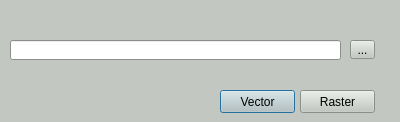
<?xml version="1.0" encoding="UTF-8"?>
<ui version="4.0">
 <class>Dialog_gpkg</class>
 <widget class="QDialog" name="Dialog_gpkg">
  <property name="windowModality">
   <enum>Qt::ApplicationModal</enum>
  </property>
  <property name="geometry">
   <rect>
    <x>0</x>
    <y>0</y>
    <width>400</width>
    <height>122</height>
   </rect>
  </property>
  <property name="palette">
   <palette>
    <active>
     <colorrole role="WindowText">
      <brush brushstyle="SolidPattern">
       <color alpha="255">
        <red>0</red>
        <green>0</green>
        <blue>0</blue>
       </color>
      </brush>
     </colorrole>
     <colorrole role="Button">
      <brush brushstyle="SolidPattern">
       <color alpha="255">
        <red>194</red>
        <green>200</green>
        <blue>193</blue>
       </color>
      </brush>
     </colorrole>
     <colorrole role="Light">
      <brush brushstyle="SolidPattern">
       <color alpha="255">
        <red>255</red>
        <green>255</green>
        <blue>255</blue>
       </color>
      </brush>
     </colorrole>
     <colorrole role="Midlight">
      <brush brushstyle="SolidPattern">
       <color alpha="255">
        <red>224</red>
        <green>227</green>
        <blue>224</blue>
       </color>
      </brush>
     </colorrole>
     <colorrole role="Dark">
      <brush brushstyle="SolidPattern">
       <color alpha="255">
        <red>97</red>
        <green>100</green>
        <blue>96</blue>
       </color>
      </brush>
     </colorrole>
     <colorrole role="Mid">
      <brush brushstyle="SolidPattern">
       <color alpha="255">
        <red>129</red>
        <green>133</green>
        <blue>129</blue>
       </color>
      </brush>
     </colorrole>
     <colorrole role="Text">
      <brush brushstyle="SolidPattern">
       <color alpha="255">
        <red>0</red>
        <green>0</green>
        <blue>0</blue>
       </color>
      </brush>
     </colorrole>
     <colorrole role="BrightText">
      <brush brushstyle="SolidPattern">
       <color alpha="255">
        <red>255</red>
        <green>255</green>
        <blue>255</blue>
       </color>
      </brush>
     </colorrole>
     <colorrole role="ButtonText">
      <brush brushstyle="SolidPattern">
       <color alpha="255">
        <red>0</red>
        <green>0</green>
        <blue>0</blue>
       </color>
      </brush>
     </colorrole>
     <colorrole role="Base">
      <brush brushstyle="SolidPattern">
       <color alpha="255">
        <red>255</red>
        <green>255</green>
        <blue>255</blue>
       </color>
      </brush>
     </colorrole>
     <colorrole role="Window">
      <brush brushstyle="SolidPattern">
       <color alpha="255">
        <red>194</red>
        <green>200</green>
        <blue>193</blue>
       </color>
      </brush>
     </colorrole>
     <colorrole role="Shadow">
      <brush brushstyle="SolidPattern">
       <color alpha="255">
        <red>0</red>
        <green>0</green>
        <blue>0</blue>
       </color>
      </brush>
     </colorrole>
     <colorrole role="AlternateBase">
      <brush brushstyle="SolidPattern">
       <color alpha="255">
        <red>224</red>
        <green>227</green>
        <blue>224</blue>
       </color>
      </brush>
     </colorrole>
     <colorrole role="ToolTipBase">
      <brush brushstyle="SolidPattern">
       <color alpha="255">
        <red>255</red>
        <green>255</green>
        <blue>220</blue>
       </color>
      </brush>
     </colorrole>
     <colorrole role="ToolTipText">
      <brush brushstyle="SolidPattern">
       <color alpha="255">
        <red>0</red>
        <green>0</green>
        <blue>0</blue>
       </color>
      </brush>
     </colorrole>
    </active>
    <inactive>
     <colorrole role="WindowText">
      <brush brushstyle="SolidPattern">
       <color alpha="255">
        <red>0</red>
        <green>0</green>
        <blue>0</blue>
       </color>
      </brush>
     </colorrole>
     <colorrole role="Button">
      <brush brushstyle="SolidPattern">
       <color alpha="255">
        <red>194</red>
        <green>200</green>
        <blue>193</blue>
       </color>
      </brush>
     </colorrole>
     <colorrole role="Light">
      <brush brushstyle="SolidPattern">
       <color alpha="255">
        <red>255</red>
        <green>255</green>
        <blue>255</blue>
       </color>
      </brush>
     </colorrole>
     <colorrole role="Midlight">
      <brush brushstyle="SolidPattern">
       <color alpha="255">
        <red>224</red>
        <green>227</green>
        <blue>224</blue>
       </color>
      </brush>
     </colorrole>
     <colorrole role="Dark">
      <brush brushstyle="SolidPattern">
       <color alpha="255">
        <red>97</red>
        <green>100</green>
        <blue>96</blue>
       </color>
      </brush>
     </colorrole>
     <colorrole role="Mid">
      <brush brushstyle="SolidPattern">
       <color alpha="255">
        <red>129</red>
        <green>133</green>
        <blue>129</blue>
       </color>
      </brush>
     </colorrole>
     <colorrole role="Text">
      <brush brushstyle="SolidPattern">
       <color alpha="255">
        <red>0</red>
        <green>0</green>
        <blue>0</blue>
       </color>
      </brush>
     </colorrole>
     <colorrole role="BrightText">
      <brush brushstyle="SolidPattern">
       <color alpha="255">
        <red>255</red>
        <green>255</green>
        <blue>255</blue>
       </color>
      </brush>
     </colorrole>
     <colorrole role="ButtonText">
      <brush brushstyle="SolidPattern">
       <color alpha="255">
        <red>0</red>
        <green>0</green>
        <blue>0</blue>
       </color>
      </brush>
     </colorrole>
     <colorrole role="Base">
      <brush brushstyle="SolidPattern">
       <color alpha="255">
        <red>255</red>
        <green>255</green>
        <blue>255</blue>
       </color>
      </brush>
     </colorrole>
     <colorrole role="Window">
      <brush brushstyle="SolidPattern">
       <color alpha="255">
        <red>194</red>
        <green>200</green>
        <blue>193</blue>
       </color>
      </brush>
     </colorrole>
     <colorrole role="Shadow">
      <brush brushstyle="SolidPattern">
       <color alpha="255">
        <red>0</red>
        <green>0</green>
        <blue>0</blue>
       </color>
      </brush>
     </colorrole>
     <colorrole role="AlternateBase">
      <brush brushstyle="SolidPattern">
       <color alpha="255">
        <red>224</red>
        <green>227</green>
        <blue>224</blue>
       </color>
      </brush>
     </colorrole>
     <colorrole role="ToolTipBase">
      <brush brushstyle="SolidPattern">
       <color alpha="255">
        <red>255</red>
        <green>255</green>
        <blue>220</blue>
       </color>
      </brush>
     </colorrole>
     <colorrole role="ToolTipText">
      <brush brushstyle="SolidPattern">
       <color alpha="255">
        <red>0</red>
        <green>0</green>
        <blue>0</blue>
       </color>
      </brush>
     </colorrole>
    </inactive>
    <disabled>
     <colorrole role="WindowText">
      <brush brushstyle="SolidPattern">
       <color alpha="255">
        <red>97</red>
        <green>100</green>
        <blue>96</blue>
       </color>
      </brush>
     </colorrole>
     <colorrole role="Button">
      <brush brushstyle="SolidPattern">
       <color alpha="255">
        <red>194</red>
        <green>200</green>
        <blue>193</blue>
       </color>
      </brush>
     </colorrole>
     <colorrole role="Light">
      <brush brushstyle="SolidPattern">
       <color alpha="255">
        <red>255</red>
        <green>255</green>
        <blue>255</blue>
       </color>
      </brush>
     </colorrole>
     <colorrole role="Midlight">
      <brush brushstyle="SolidPattern">
       <color alpha="255">
        <red>224</red>
        <green>227</green>
        <blue>224</blue>
       </color>
      </brush>
     </colorrole>
     <colorrole role="Dark">
      <brush brushstyle="SolidPattern">
       <color alpha="255">
        <red>97</red>
        <green>100</green>
        <blue>96</blue>
       </color>
      </brush>
     </colorrole>
     <colorrole role="Mid">
      <brush brushstyle="SolidPattern">
       <color alpha="255">
        <red>129</red>
        <green>133</green>
        <blue>129</blue>
       </color>
      </brush>
     </colorrole>
     <colorrole role="Text">
      <brush brushstyle="SolidPattern">
       <color alpha="255">
        <red>97</red>
        <green>100</green>
        <blue>96</blue>
       </color>
      </brush>
     </colorrole>
     <colorrole role="BrightText">
      <brush brushstyle="SolidPattern">
       <color alpha="255">
        <red>255</red>
        <green>255</green>
        <blue>255</blue>
       </color>
      </brush>
     </colorrole>
     <colorrole role="ButtonText">
      <brush brushstyle="SolidPattern">
       <color alpha="255">
        <red>97</red>
        <green>100</green>
        <blue>96</blue>
       </color>
      </brush>
     </colorrole>
     <colorrole role="Base">
      <brush brushstyle="SolidPattern">
       <color alpha="255">
        <red>194</red>
        <green>200</green>
        <blue>193</blue>
       </color>
      </brush>
     </colorrole>
     <colorrole role="Window">
      <brush brushstyle="SolidPattern">
       <color alpha="255">
        <red>194</red>
        <green>200</green>
        <blue>193</blue>
       </color>
      </brush>
     </colorrole>
     <colorrole role="Shadow">
      <brush brushstyle="SolidPattern">
       <color alpha="255">
        <red>0</red>
        <green>0</green>
        <blue>0</blue>
       </color>
      </brush>
     </colorrole>
     <colorrole role="AlternateBase">
      <brush brushstyle="SolidPattern">
       <color alpha="255">
        <red>194</red>
        <green>200</green>
        <blue>193</blue>
       </color>
      </brush>
     </colorrole>
     <colorrole role="ToolTipBase">
      <brush brushstyle="SolidPattern">
       <color alpha="255">
        <red>255</red>
        <green>255</green>
        <blue>220</blue>
       </color>
      </brush>
     </colorrole>
     <colorrole role="ToolTipText">
      <brush brushstyle="SolidPattern">
       <color alpha="255">
        <red>0</red>
        <green>0</green>
        <blue>0</blue>
       </color>
      </brush>
     </colorrole>
    </disabled>
   </palette>
  </property>
  <property name="windowTitle">
   <string>Impacchetta per GPKG</string>
  </property>
  <property name="sizeGripEnabled">
   <bool>false</bool>
  </property>
  <property name="modal">
   <bool>false</bool>
  </property>
  <widget class="QPushButton" name="pushButton_gpkg">
   <property name="geometry">
    <rect>
     <x>220</x>
     <y>90</y>
     <width>75</width>
     <height>23</height>
    </rect>
   </property>
   <property name="text">
    <string>Vector</string>
   </property>
  </widget>
  <widget class="QLineEdit" name="lineEdit">
   <property name="geometry">
    <rect>
     <x>10</x>
     <y>40</y>
     <width>331</width>
     <height>20</height>
    </rect>
   </property>
  </widget>
  <widget class="QToolButton" name="toolButton">
   <property name="geometry">
    <rect>
     <x>350</x>
     <y>40</y>
     <width>25</width>
     <height>19</height>
    </rect>
   </property>
   <property name="text">
    <string>...</string>
   </property>
  </widget>
  <widget class="QPushButton" name="pushButton_gpkg2">
   <property name="geometry">
    <rect>
     <x>300</x>
     <y>90</y>
     <width>75</width>
     <height>23</height>
    </rect>
   </property>
   <property name="text">
    <string>Raster</string>
   </property>
  </widget>
 </widget>
 <resources/>
 <connections/>
</ui>
